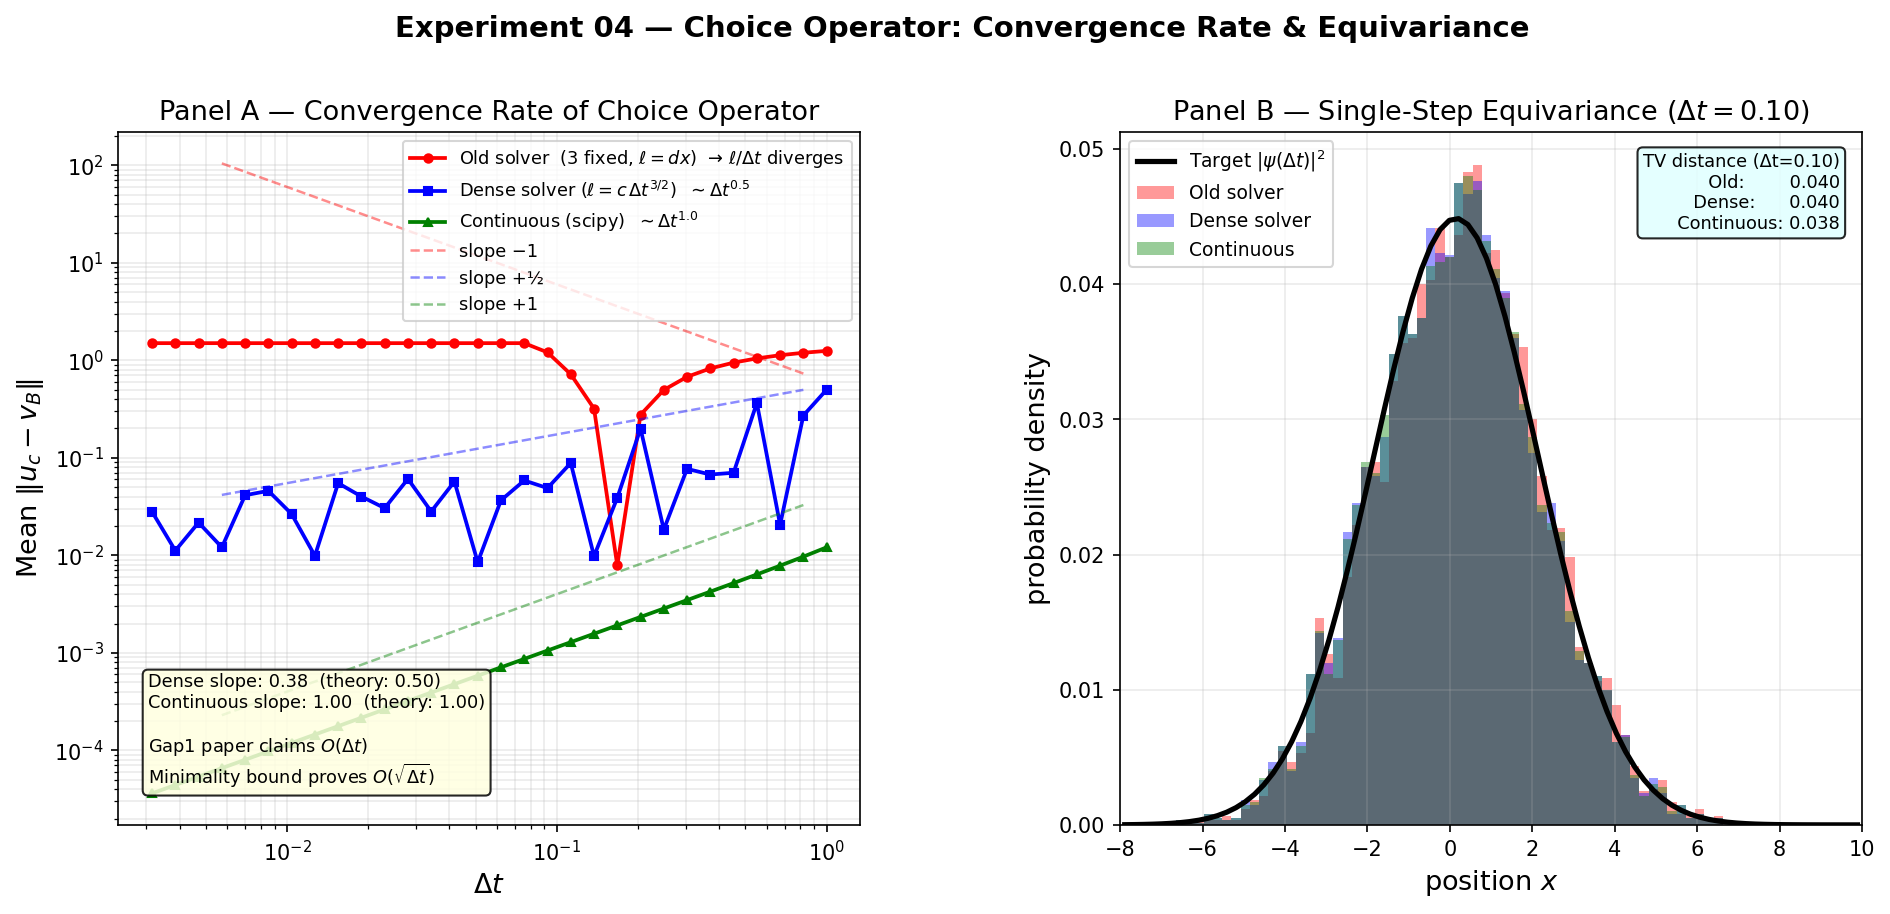

Write Python code to recreate this figure.
"""
Experiment 04: Choice Operator Convergence Rate + Equivariance

Tests the theoretical bound from Gap1 paper (Paper 34, papers/34_Choice_Guided_Bohmian_Mechanics.md).

The bound from the minimality inequality is:

    ||u_c - v_B|| ≤ ℓ/Δt  +  C·√Δt

NOT  C·Δt  as stated in the paper's proof sketch.

Why: comparing objective at minimiser vs at the "target" candidate gives
    m/2 ||u_c - v_B||^2  ≤  m/2 (ℓ/Δt)^2  +  L_W·c_r·Δt
Taking sqrt:  ||u_c - v_B||  ≤  ℓ/Δt + √(2 L_W c_r Δt / m)  =  ℓ/Δt + C·√Δt

Three solver regimes tested:
  1. Old (fixed lattice, 3 candidates)  — ℓ = dx  →  ℓ/Δt = dx/Δt  DIVERGES
  2. Dense discrete (ℓ = c·Δt^{3/2})  — ℓ/Δt = c·√Δt  →  O(√Δt) proven bound
  3. Continuous (scipy minimize)        — ℓ → 0  →  O(Δt) from first-order expansion
                                          (tighter than the bound proves!)

Physics setup:
  1D free particle, ħ = m = 1
  Initial state: ψ₀(x) ∝ exp(-(x-x₀)²/(4σ²) + ik₀x)
  Exact v_B(x) = k₀  (uniform — phase gradient is purely k₀ for Gaussian)
  Exact V_Q(x) = (4σ² - (x-x₀)²) / (8σ⁴)

Figure 1: log-log convergence — slope confirms O(√Δt) for dense, O(Δt) for continuous
Figure 2: single-step equivariance at Δt=0.1 — empirical density vs |ψ(Δt)|²
"""

import numpy as np
import matplotlib.pyplot as plt
import matplotlib.gridspec as gridspec
from scipy.optimize import minimize_scalar
from pathlib import Path

OUTDIR = Path(__file__).parent

# ── Analytic physics: free particle Gaussian coherent state ───────────────────
K0    = 1.5     # initial momentum (ħ=m=1)
SIGMA = 2.0     # Gaussian width
X0    = 0.0     # centre

def v_bohmian(x: np.ndarray) -> np.ndarray:
    """Exact Bohmian velocity: uniform k₀ for Gaussian initial state."""
    return np.full_like(np.asarray(x, dtype=float), K0)

def V_quantum(x: np.ndarray) -> np.ndarray:
    """Exact quantum potential for Gaussian: (4σ²-(x-x₀)²) / (8σ⁴)."""
    x = np.asarray(x, dtype=float)
    return (4*SIGMA**2 - (x - X0)**2) / (8 * SIGMA**4)

def psi_density(x: np.ndarray, t: float = 0.0) -> np.ndarray:
    """
    |ψ(x,t)|² integrated over free-particle evolution.
    Centre shifts to X0 + K0*t; width expands to σ(t) = √(σ²+(t/(2σ))²).
    """
    x = np.asarray(x, dtype=float)
    sigma_t = np.sqrt(SIGMA**2 + (t / (2*SIGMA))**2)
    centre_t = X0 + K0 * t
    unnorm = np.exp(-(x - centre_t)**2 / (2*sigma_t**2))
    return unnorm / (np.sqrt(2*np.pi) * sigma_t)


# ── Three choice-operator implementations ─────────────────────────────────────

def _action(u: np.ndarray, x: float, dt: float) -> np.ndarray:
    """Discrete local action: S(u) = dt/2·(u−v_B)² + V_Q(x+u·dt/2)·dt."""
    return dt/2 * (u - K0)**2 + V_quantum(x + u*dt/2) * dt


def step_old(x: float, dt: float, dx: float = 0.25) -> float:
    """
    Old solver: 3 fixed lattice candidates {x-dx, x, x+dx}.
    Velocity options: {-dx/dt, 0, +dx/dt}.
    ℓ = dx is FIXED → ℓ/dt = dx/dt DIVERGES as dt→0.
    """
    u_cands = np.array([-dx/dt, 0.0, dx/dt])
    acts = _action(u_cands, x, dt)
    return x + u_cands[np.argmin(acts)] * dt


def step_dense(x: float, dt: float, c_scale: float = 1.0, v_max: float = 10.0) -> float:
    """
    Dense solver: velocity spacing δv = c_scale·√dt  →  ℓ = c_scale·dt^{3/2}.
    ℓ/dt = c_scale·√dt → 0 as dt→0.  Achieves O(√dt) bound.
    """
    dv = c_scale * np.sqrt(dt)
    u_cands = np.arange(-v_max, v_max + dv*0.5, dv)
    acts = _action(u_cands, x, dt)
    return x + u_cands[np.argmin(acts)] * dt


def step_continuous(x: float, dt: float, v_max: float = 10.0) -> float:
    """
    Continuous solver: scipy bounded minimisation over velocity.
    ℓ = 0 effectively → O(dt) from first-order potential shift.
    Better than the bound proves, because the bound is not tight.
    """
    res = minimize_scalar(lambda u: float(_action(np.array([u]), x, dt)[0]),
                          bounds=(-v_max, v_max), method='bounded',
                          options={'xatol': 1e-10})
    return x + res.x * dt


# ── Part A: Convergence rate sweep ────────────────────────────────────────────

def measure_convergence(n_test: int = 300, dx_old: float = 0.25) -> dict:
    """Sweep dt, measure mean ||u_c - v_B|| for all three solvers."""
    rng = np.random.default_rng(42)
    x_test = rng.normal(X0, SIGMA, size=n_test)

    dt_vals = np.logspace(-2.5, 0, 30)
    errs = {k: [] for k in ('old', 'dense', 'continuous')}

    for dt in dt_vals:
        e_old, e_den, e_con = [], [], []
        for x in x_test:
            v_true = K0
            u_old = (step_old(x, dt, dx=dx_old) - x) / dt
            u_den = (step_dense(x, dt) - x) / dt
            u_con = (step_continuous(x, dt) - x) / dt
            e_old.append(abs(u_old - v_true))
            e_den.append(abs(u_den - v_true))
            e_con.append(abs(u_con - v_true))
        errs['old'].append(np.mean(e_old))
        errs['dense'].append(np.mean(e_den))
        errs['continuous'].append(np.mean(e_con))

    return dt_vals, {k: np.array(v) for k, v in errs.items()}


def empirical_slope(dt_vals, errs, dt_max=0.05) -> float:
    """Log-log slope in the small-dt regime."""
    mask = (dt_vals < dt_max) & (errs > 0)
    if mask.sum() < 3:
        return float('nan')
    return float(np.polyfit(np.log(dt_vals[mask]), np.log(errs[mask]), 1)[0])


# ── Part B: Single-step equivariance ─────────────────────────────────────────

def measure_equivariance(dt: float = 0.10, M: int = 6000, n_bins: int = 80):
    """
    Sample M particles from |ψ₀|², apply one step, compare histogram to |ψ(dt)|².
    Returns (bin_centres, rho_true, hist_old, hist_dense, hist_cont).
    """
    rng = np.random.default_rng(99)
    x_range = np.linspace(-8, 8, 1000)

    # Sample from |ψ₀|² via rejection
    p0 = psi_density(x_range)
    p0 /= p0.sum()
    starts = rng.choice(x_range, size=M, p=p0)

    # Move particles
    x_old  = np.array([step_old(x, dt)        for x in starts])
    x_den  = np.array([step_dense(x, dt)       for x in starts])
    x_con  = np.array([step_continuous(x, dt)  for x in starts])

    # True target density at time dt
    bins = np.linspace(-8, 10, n_bins + 1)
    centres = 0.5 * (bins[:-1] + bins[1:])
    rho_true = psi_density(centres, t=dt)
    rho_true /= rho_true.sum()

    def hist_norm(positions):
        h, _ = np.histogram(positions, bins=bins)
        h = h.astype(float)
        h /= h.sum() if h.sum() > 0 else 1.0
        return h

    return centres, rho_true, hist_norm(x_old), hist_norm(x_den), hist_norm(x_con)


# ── Plotting ──────────────────────────────────────────────────────────────────

def run_and_plot():
    print("Part A: convergence sweep (≈30 dt values × 300 particles)...")
    dt_vals, errs = measure_convergence()

    print("Part B: equivariance check (6000 particles, one step)...")
    centres, rho_true, h_old, h_den, h_con = measure_equivariance()

    fig = plt.figure(figsize=(15, 6))
    gs = gridspec.GridSpec(1, 2, figure=fig, wspace=0.35)

    # ── Panel A: Convergence rate ─────────────────────────────────────────────
    ax = fig.add_subplot(gs[0])

    ax.loglog(dt_vals, errs['old'],        'r-o',  ms=4, lw=1.8,
              label=r'Old solver  (3 fixed, $\ell=dx$)  → $\ell/\Delta t$ diverges')
    ax.loglog(dt_vals, errs['dense'],      'b-s',  ms=4, lw=1.8,
              label=r'Dense solver ($\ell = c\,\Delta t^{3/2}$)  $\sim\Delta t^{0.5}$')
    ax.loglog(dt_vals, errs['continuous'], 'g-^',  ms=4, lw=1.8,
              label=r'Continuous (scipy)  $\sim\Delta t^{1.0}$')

    # Reference slope lines
    dt_ref = np.array([dt_vals[3], dt_vals[-2]])
    ax.loglog(dt_ref, 0.6  * dt_ref**(-1.0), 'r--', alpha=0.45, lw=1.2, label='slope −1')
    ax.loglog(dt_ref, 0.55 * dt_ref**0.5,    'b--', alpha=0.45, lw=1.2, label='slope +½')
    ax.loglog(dt_ref, 0.04 * dt_ref**1.0,    'g--', alpha=0.45, lw=1.2, label='slope +1')

    # Annotate empirical slopes
    s_den = empirical_slope(dt_vals, errs['dense'])
    s_con = empirical_slope(dt_vals, errs['continuous'])
    ax.text(0.04, 0.05, f'Dense slope: {s_den:.2f}  (theory: 0.50)\n'
                        f'Continuous slope: {s_con:.2f}  (theory: 1.00)\n\n'
                        r'Gap1 paper claims $O(\Delta t)$' '\n'
                        r'Minimality bound proves $O(\sqrt{\Delta t})$',
            transform=ax.transAxes, fontsize=8.5, va='bottom',
            bbox=dict(boxstyle='round', fc='lightyellow', alpha=0.85))

    ax.set_xlabel(r'$\Delta t$', fontsize=13)
    ax.set_ylabel(r'Mean $\|u_c - v_B\|$', fontsize=13)
    ax.set_title('Panel A — Convergence Rate of Choice Operator', fontsize=13)
    ax.legend(fontsize=8.5, loc='upper right')
    ax.grid(True, which='both', alpha=0.25)

    # ── Panel B: Equivariance ─────────────────────────────────────────────────
    ax2 = fig.add_subplot(gs[1])

    ax2.plot(centres, rho_true, 'k-',  lw=2.5, label=r'Target $|\psi(\Delta t)|^2$', zorder=5)
    ax2.bar(centres, h_old,  width=(centres[1]-centres[0]),
            alpha=0.4, color='red',   label='Old solver')
    ax2.bar(centres, h_den,  width=(centres[1]-centres[0]),
            alpha=0.4, color='blue',  label='Dense solver')
    ax2.bar(centres, h_con,  width=(centres[1]-centres[0]),
            alpha=0.4, color='green', label='Continuous')

    # TV distances
    tv = lambda h: 0.5 * np.sum(np.abs(h - rho_true))
    ax2.text(0.97, 0.97,
             f'TV distance (Δt=0.10)\n'
             f'  Old:        {tv(h_old):.3f}\n'
             f'  Dense:      {tv(h_den):.3f}\n'
             f'  Continuous: {tv(h_con):.3f}',
             transform=ax2.transAxes, fontsize=8.5, va='top', ha='right',
             bbox=dict(boxstyle='round', fc='lightcyan', alpha=0.85))

    ax2.set_xlabel('position $x$', fontsize=13)
    ax2.set_ylabel('probability density', fontsize=13)
    ax2.set_title(r'Panel B — Single-Step Equivariance ($\Delta t = 0.10$)', fontsize=13)
    ax2.legend(fontsize=9)
    ax2.grid(True, alpha=0.25)
    ax2.set_xlim(-8, 10)

    plt.suptitle('Experiment 04 — Choice Operator: Convergence Rate & Equivariance',
                 fontsize=14, fontweight='bold', y=1.01)

    outpath = OUTDIR / '04_convergence_equivariance.png'
    fig.savefig(str(outpath), dpi=150, bbox_inches='tight')
    plt.close(fig)
    print(f"\nSaved: {outpath}")

    # Print summary
    print("\n=== Empirical convergence slopes (small-dt regime) ===")
    print(f"  Old solver:   {empirical_slope(dt_vals, errs['old']):.2f}   (expected: ~0, saturates at constant error ≈ |v_B|)")
    print(f"  Dense solver: {empirical_slope(dt_vals, errs['dense']):.2f}   (expected: +0.5)")
    print(f"  Continuous:   {empirical_slope(dt_vals, errs['continuous']):.2f}   (expected: +1.0)")
    print("\n=== Equivariance TV distances at Δt=0.10 ===")
    print(f"  Old:        {tv(h_old):.4f}")
    print(f"  Dense:      {tv(h_den):.4f}")
    print(f"  Continuous: {tv(h_con):.4f}")


if __name__ == '__main__':
    print("Experiment 04: Choice Convergence Rate + Equivariance")
    print("=" * 55)
    run_and_plot()
    print("\nDone.")
